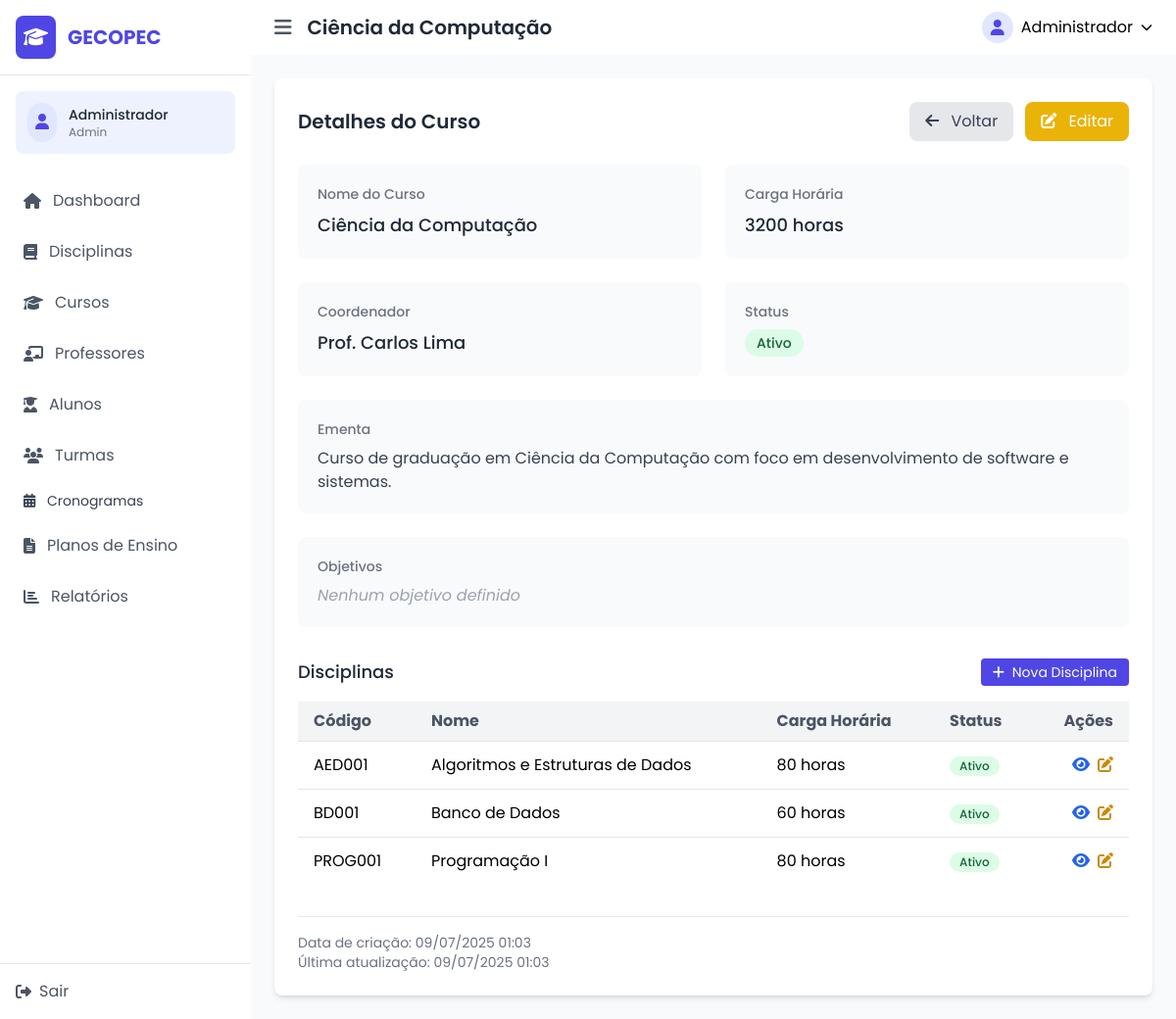
/index.php?page=curso-view&id=1 (signed in), run on the app's committed database.
### tables this page shows
CREATE TABLE IF NOT EXISTS cursos (
    id INT AUTO_INCREMENT PRIMARY KEY,
    nome VARCHAR(255) NOT NULL,
    carga_horaria INT NOT NULL,
    ementa TEXT,
    objetivos TEXT,
    coordenador_id INT,
    status ENUM('ativo', 'inativo') DEFAULT 'ativo',
    created_at TIMESTAMP DEFAULT CURRENT_TIMESTAMP,
    updated_at TIMESTAMP DEFAULT CURRENT_TIMESTAMP ON UPDATE CURRENT_TIMESTAMP,
    FOREIGN KEY (coordenador_id) REFERENCES usuarios(id) ON DELETE SET NULL
);

CREATE TABLE IF NOT EXISTS usuarios (
    id INT AUTO_INCREMENT PRIMARY KEY,
    nome VARCHAR(255) NOT NULL,
    email VARCHAR(255) UNIQUE NOT NULL,
    senha VARCHAR(255) NOT NULL,
    tipo ENUM('admin', 'professor', 'coordenador', 'aluno') NOT NULL,
    status ENUM('ativo', 'inativo') DEFAULT 'ativo',
    created_at TIMESTAMP DEFAULT CURRENT_TIMESTAMP,
    updated_at TIMESTAMP DEFAULT CURRENT_TIMESTAMP ON UPDATE CURRENT_TIMESTAMP
);

CREATE TABLE IF NOT EXISTS disciplinas (
    id INT AUTO_INCREMENT PRIMARY KEY,
    nome VARCHAR(255) NOT NULL,
    codigo VARCHAR(50) UNIQUE NOT NULL,
    carga_horaria INT NOT NULL,
    ementa TEXT,
    prerequisitos VARCHAR(1000),
    curso_id INT NOT NULL,
    status ENUM('ativo', 'inativo') DEFAULT 'ativo',
    created_at TIMESTAMP DEFAULT CURRENT_TIMESTAMP,
    updated_at TIMESTAMP DEFAULT CURRENT_TIMESTAMP ON UPDATE CURRENT_TIMESTAMP,
    FOREIGN KEY (curso_id) REFERENCES cursos(id) ON DELETE CASCADE
);

### controllers/CursoController.php (called while the page is built, shortened)
<?php
require_once 'models/Curso.php';
require_once 'models/User.php';
class CursoController {
    private $cursoModel;
    private $userModel;
    public function __construct() {
        $this->cursoModel = new Curso();
        $this->userModel = new User();
    }
    public function view() {
        $id = $_GET['id'];
        $curso = $this->cursoModel->getCursoById($id);
        $coordenador = null;
        if($curso->coordenador_id) {
            $coordenador = $this->userModel->getUserById($curso->coordenador_id);
        }
        $disciplinas = $this->cursoModel->getDisciplinasByCurso($id);
        $data = [
            'title' => $curso->nome,
            'curso' => $curso,
            'coordenador' => $coordenador,
            'disciplinas' => $disciplinas
        ];
        $this->renderView('cursos/view', $data);
    }
    private function renderView($view, $data = []) {
        extract($data);
        require_once 'views/templates/header.php';
        require_once 'views/' . $view . '.php';
        require_once 'views/templates/footer.php';
    }
}
?>

### lib/Database.php (called while the page is built, shortened)
<?php
class Database {
    private static $instance = null;
    private $host = DB_HOST;
    private $user = DB_USER;
    private $pass = DB_PASS;
    private $dbname = DB_NAME;
    private function __construct() {
        $dsn = 'mysql:host=' . $this->host . ';dbname=' . $this->dbname;
        $options = array(
            PDO::ATTR_PERSISTENT => true,
            PDO::ATTR_ERRMODE => PDO::ERRMODE_EXCEPTION
        );
        try {
            $this->dbh = new PDO($dsn, $this->user, $this->pass, $options);
        } catch(PDOException $e) {
            $this->error = $e->getMessage();
            echo 'Erro de conexão: ' . $this->error;
        }
    }
    public static function getInstance() {
        if (self::$instance === null) {
            self::$instance = new self();
        }
        return self::$instance->dbh;
    }
}
?>

### models/Curso.php (called while the page is built, shortened)
<?php
require_once 'lib/Database.php';
class Curso {
    private $db;
    public function __construct() {
        $this->db = Database::getInstance();
    }
    public function getCursoById($id) {
        try {
            $sql = 'SELECT c.*, u.nome as coordenador_nome
                    FROM cursos c
                    LEFT JOIN usuarios u ON c.coordenador_id = u.id
                    WHERE c.id = :id';
            $stmt = $this->db->prepare($sql);
            $stmt->bindParam(':id', $id);
            $stmt->execute();
            return $stmt->fetch(PDO::FETCH_OBJ);
        } catch (Exception $e) {
            error_log("Erro ao buscar curso por ID: " . $e->getMessage());
            return false;
        }
    }
    public function getDisciplinasByCurso($cursoId) {
        try {
            $sql = 'SELECT * FROM disciplinas WHERE curso_id = :curso_id ORDER BY nome';
            $stmt = $this->db->prepare($sql);
            $stmt->bindParam(':curso_id', $cursoId);
            $stmt->execute();
            return $stmt->fetchAll(PDO::FETCH_OBJ);
        } catch (Exception $e) {
            error_log("Erro ao buscar disciplinas do curso: " . $e->getMessage());
            return [];
        }
    }
}
?>

### models/User.php (called while the page is built, shortened)
<?php
require_once 'lib/Database.php';
class User {
    private $db;
    public function __construct() {
        $this->db = Database::getInstance();
    }
    public function getUserById($id) {
        try {
            $sql = 'SELECT * FROM usuarios WHERE id = :id';
            $stmt = $this->db->prepare($sql);
            $stmt->bindParam(':id', $id);
            $stmt->execute();
            return $stmt->fetch(PDO::FETCH_OBJ);
        } catch (Exception $e) {
            error_log("Erro ao buscar usuário por ID: " . $e->getMessage());
            return false;
        }
    }
}
?>

### views/cursos/view.php (the view, shortened to what this page needs)
<div class="bg-white rounded-lg shadow-md p-6">
    <div class="flex justify-between items-center mb-6">
        <h2 class="text-xl font-semibold text-gray-800">Detalhes do Curso</h2>
        <div class="flex space-x-3">
            <a href="index.php?page=cursos" class="bg-gray-200 hover:bg-gray-300 text-gray-700 px-4 py-2 rounded-lg transition duration-200">
                <i class="fas fa-arrow-left mr-2"></i> Voltar
            </a>
            <a href="index.php?page=curso-edit&id=<?php echo $curso->id; ?>" class="bg-yellow-500 hover:bg-yellow-600 text-white px-4 py-2 rounded-lg transition duration-200">
                <i class="fas fa-edit mr-2"></i> Editar
            </a>
        </div>
    </div>
    <div class="grid grid-cols-1 md:grid-cols-2 gap-6 mb-6">
        <div class="bg-gray-50 rounded-lg p-5">
            <h3 class="text-sm font-medium text-gray-500 mb-2">Nome do Curso</h3>
            <p class="text-lg font-medium text-gray-800"><?php echo $curso->nome; ?></p>
        </div>
        <div class="bg-gray-50 rounded-lg p-5">
            <h3 class="text-sm font-medium text-gray-500 mb-2">Carga Horária</h3>
            <p class="text-lg font-medium text-gray-800"><?php echo $curso->carga_horaria; ?> horas</p>
        </div>
        <div class="bg-gray-50 rounded-lg p-5">
            <h3 class="text-sm font-medium text-gray-500 mb-2">Coordenador</h3>
            <p class="text-lg font-medium text-gray-800">
                <?php echo isset($coordenador) ? $coordenador->nome : 'Não definido'; ?>
            </p>
        </div>
        <div class="bg-gray-50 rounded-lg p-5">
            <h3 class="text-sm font-medium text-gray-500 mb-2">Status</h3>
            <span class="inline-flex items-center px-3 py-1 rounded-full text-sm font-medium
                    <?php echo $curso->status == 'ativo' ? 'bg-green-100 text-green-800' : 'bg-red-100 text-red-800'; ?>">
                <?php echo ucfirst($curso->status); ?>
            </span>
        </div>
    </div>
    <div class="grid grid-cols-1 gap-6">
        <div class="bg-gray-50 rounded-lg p-5">
            <h3 class="text-sm font-medium text-gray-500 mb-2">Ementa</h3>
            <div class="prose max-w-none text-gray-700">
                <?php echo !empty($curso->ementa) ? nl2br(htmlspecialchars($curso->ementa)) : '<em class="text-gray-400">Nenhuma ementa definida</em>'; ?>
            </div>
        </div>
        <div class="bg-gray-50 rounded-lg p-5">
            <h3 class="text-sm font-medium text-gray-500 mb-2">Objetivos</h3>
            <div class="prose max-w-none text-gray-700">
                <?php echo !empty($curso->objetivos) ? nl2br(htmlspecialchars($curso->objetivos)) : '<em class="text-gray-400">Nenhum objetivo definido</em>'; ?>
            </div>
        </div>
    </div>
    <div class="mt-8">
        <div class="flex justify-between items-center mb-4">
            <h3 class="text-lg font-medium text-gray-800">Disciplinas</h3>
            <a href="index.php?page=disciplina-create&curso_id=<?php echo $curso->id; ?>" class="bg-indigo-600 hover:bg-indigo-700 text-white px-3 py-1 rounded transition duration-200 text-sm">
                <i class="fas fa-plus mr-1"></i> Nova Disciplina
            </a>
        </div>
        <?php if(isset($disciplinas) && count($disciplinas) > 0): ?>
        <div class="overflow-x-auto">
            <table class="w-full border-collapse">
                <thead>
                    <tr class="bg-gray-100">
                        <th class="px-4 py-2 text-left text-gray-600">Código</th>
                        <th class="px-4 py-2 text-left text-gray-600">Nome</th>
                        <th class="px-4 py-2 text-left text-gray-600">Carga Horária</th>
                        <th class="px-4 py-2 text-left text-gray-600">Status</th>
                        <th class="px-4 py-2 text-right text-gray-600">Ações</th>
                    </tr>
                </thead>
                <tbody>
                    <?php foreach($disciplinas as $disciplina): ?>
                    <tr class="border-t hover:bg-gray-50">
                        <td class="px-4 py-3"><?php echo $disciplina->codigo; ?></td>
                        <td class="px-4 py-3"><?php echo $disciplina->nome; ?></td>
                        <td class="px-4 py-3"><?php echo $disciplina->carga_horaria; ?> horas</td>
                        <td class="px-4 py-3">
                            <span class="inline-flex items-center px-2.5 py-0.5 rounded-full text-xs font-medium <?php echo $disciplina->status == 'ativo' ? 'bg-green-100 text-green-800' : 'bg-red-100 text-red-800'; ?>">
                                <?php echo ucfirst($disciplina->status); ?>
                            </span>
                        </td>
                        <td class="px-4 py-3 text-right">
                            <div class="flex justify-end space-x-2">
                                <a href="index.php?page=disciplina-view&id=<?php echo $disciplina->id; ?>" class="text-blue-600 hover:text-blue-800" title="Visualizar">
                                    <i class="fas fa-eye"></i>
                                </a>
                                <a href="index.php?page=disciplina-edit&id=<?php echo $disciplina->id; ?>" class="text-yellow-600 hover:text-yellow-800" title="Editar">
                                    <i class="fas fa-edit"></i>
                                </a>
                            </div>
                        </td>
                    </tr>
                    <?php endforeach; ?>
                </tbody>
            </table>
        </div>
        <?php endif; ?>
    </div>
    <div class="mt-8 text-sm text-gray-500 border-t pt-4">
        <p>Data de criação: <?php echo date('d/m/Y H:i', strtotime($curso->created_at)); ?></p>
        <p>Última atualização: <?php echo date('d/m/Y H:i', strtotime($curso->updated_at)); ?></p>
    </div>
</div>

### data on the page
cursos: nome "Ciência da Computação", carga_horaria "3200", status "Ativo", ementa "Curso de graduação em Ciência da Computação com foco em desenvolvimento de software e sistemas.", created_at "09/07/2025 01:03", updated_at "09/07/2025 01:03"
usuarios: nome "Prof. Carlos Lima"
disciplinas: codigo "AED001", nome "Algoritmos e Estruturas de Dados", carga_horaria "80", status "Ativo"
disciplinas: codigo "BD001", nome "Banco de Dados", carga_horaria "60", status "Ativo"
disciplinas: codigo "PROG001", nome "Programação I", carga_horaria "80", status "Ativo"

### other printed values
APP_NAME "GECOPEC"
$_SESSION['usuario_nome'] "Administrador"
$_SESSION['usuario_tipo'] "Admin"
$title "Ciência da Computação"
